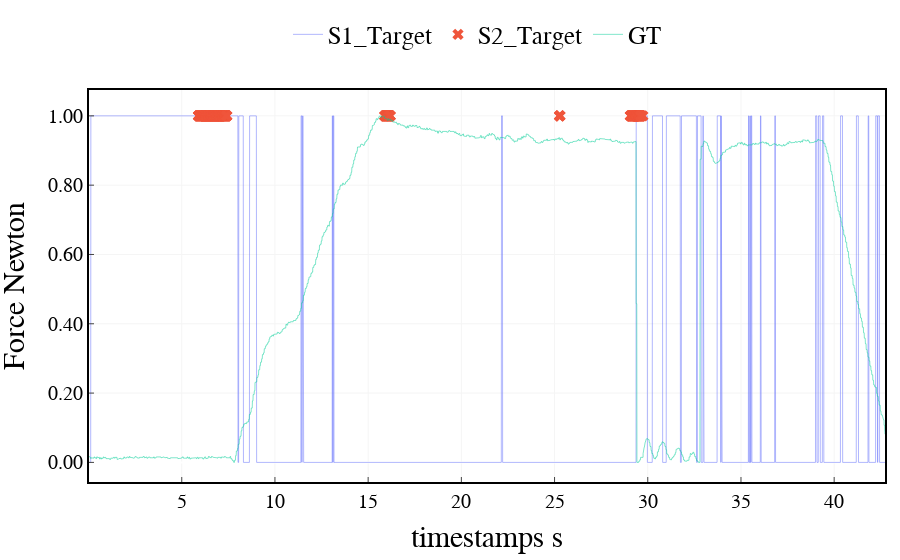

Notebook source saved alongside this figure:
### Code cell
fig = go.Figure()
# fig.add_trace(go.Scatter(x=imu_data[:,-2], y=noisy_signal,
#                     mode='lines',
#                     line=dict(width=0.5),
#                     name='Raw FaZ'))
# fig.add_trace(go.Scatter(x=imu_data[:,-2], y=filtered_signal,
#                     mode='lines',
#                     line=dict(width=0.5),
#                     name='Filtered Faz'))

# S1_Target
S1_Target = np.zeros_like(filtered_signal)
S1_Target[filtered_signal>0.01] = 1 # Easy to show with scaling
fig.add_trace(go.Scatter(x=imu_data[:,-2], y=S1_Target,
                    mode='lines',
                    line=dict(width=0.5),
                    name='S1_Target'))

# S2_Target detection
fig.add_trace(go.Scatter(x=imu_data[target_idx.astype(int),-2], y=np.ones_like(target_idx),
                    mode='markers',
                    marker=dict(symbol='x', size=10),
                    # line=dict(width=0.01),
                    name='S2_Target'))

# Ground Thuth
fig.add_trace(go.Scatter(x=imu_data[:,-2], y=imu_data[:,-1]*(1/max(imu_data[:,-1])),
                    mode='lines',
                    line=dict(width=0.5),
                    name='GT'))


fig.update_layout(xaxis_title='timestamps s',
                        yaxis_title='Force Newton',
                        font=dict(size=25, family='Arial', color='rgb(0, 0, 0)'),
                        margin={'l': 15, 'r': 15, 't': 15, 'b': 15},
                        legend=dict(
                            yanchor="top",
                            y=1.2,
                            xanchor="left",
                            x = 0.25,
                            font=dict(
                                family='Arial',
                                size=25,
                                color='rgb(0, 0, 0)',
                            ),
                            orientation="h",
                            # bordercolor="Black",
                            # borderwidth=1
                        ),
                        plot_bgcolor='rgb(255,255,255)',
                        xaxis=dict(
                            showline=True,
                            linecolor='rgb(0, 0, 0)',
                            linewidth=2,
                            ticks='inside',
                            tickfont=dict(
                                family='Arial',
                                size=20,
                                color='rgb(0, 0, 0)',
                            ),
                            tick0 = 150,
                            # dtick = 100,
                            gridcolor='rgb(245, 245, 245)',
                            mirror=True
                        ),
                        yaxis=dict(
                            # range = [0, 1],
                            showline=True,
                            linecolor='rgb(0, 0, 0)',
                            linewidth=2,
                            ticks='inside',
                            tickfont=dict(
                                family='Arial',
                                size=20,
                                color='rgb(0, 0, 0)',
                            ),
                            tickformat='.2f',   # y轴刻度分辨率
                            gridcolor='rgb(245, 245, 245)',
                            mirror=True
                        ),
        )

fig.show()

### Figure 1 — Plotly figure (JSON) as saved in the notebook; plotly's stock layout.template omitted (floating-point values rounded to 4 significant figures; data arrays with more than 128 entries replaced by an {"elided": "..."} marker saying what was removed)
{"data": [{"line": {"width": 0.5}, "mode": "lines", "name": "S1_Target", "type": "scatter", "x": {"elided": "4272 float values"}, "y": {"elided": "4272 int values"}}, {"marker": {"size": 10, "symbol": "x"}, "mode": "markers", "name": "S2_Target", "type": "scatter", "x": {"elided": "250 float values"}, "y": {"elided": "250 int values"}}, {"line": {"width": 0.5}, "mode": "lines", "name": "GT", "type": "scatter", "x": {"elided": "4272 float values"}, "y": {"elided": "4272 float values"}}], "layout": {"font": {"color": "rgb(0, 0, 0)", "family": "Arial", "size": 25}, "legend": {"font": {"color": "rgb(0, 0, 0)", "family": "Arial", "size": 25}, "orientation": "h", "x": 0.25, "xanchor": "left", "y": 1.2, "yanchor": "top"}, "margin": {"b": 15, "l": 15, "r": 15, "t": 15}, "plot_bgcolor": "rgb(255,255,255)", "xaxis": {"gridcolor": "rgb(245, 245, 245)", "linecolor": "rgb(0, 0, 0)", "linewidth": 2, "mirror": true, "showline": true, "tick0": 150, "tickfont": {"color": "rgb(0, 0, 0)", "family": "Arial", "size": 20}, "ticks": "inside", "title": {"text": "timestamps s"}}, "yaxis": {"gridcolor": "rgb(245, 245, 245)", "linecolor": "rgb(0, 0, 0)", "linewidth": 2, "mirror": true, "showline": true, "tickfont": {"color": "rgb(0, 0, 0)", "family": "Arial", "size": 20}, "tickformat": ".2f", "ticks": "inside", "title": {"text": "Force Newton"}}}}
